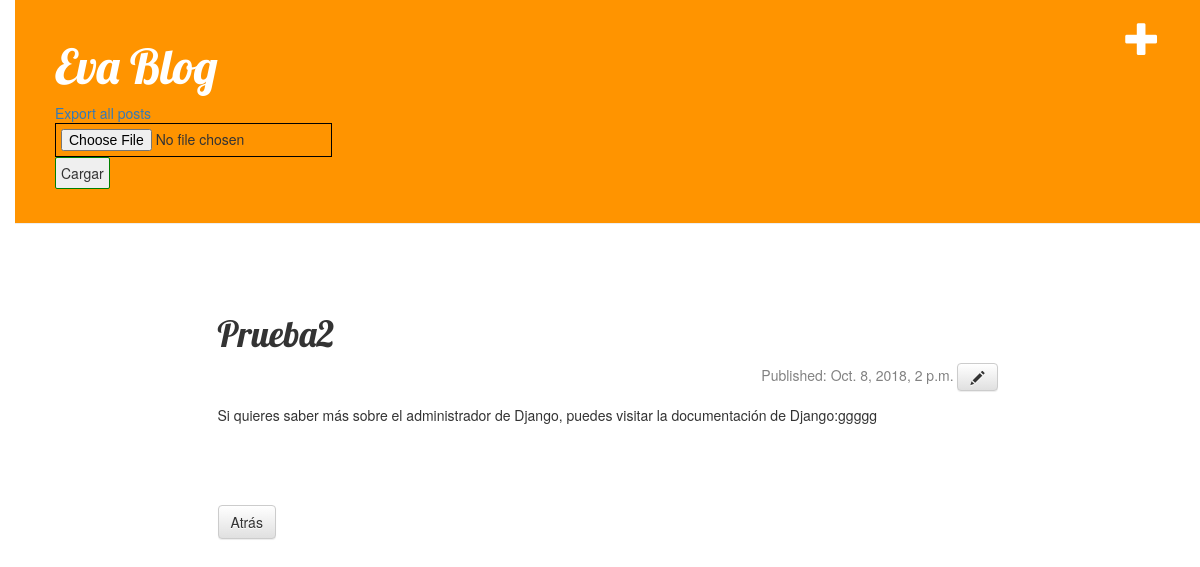
Screenshot of /post/3/ with the database file from the repository.
### blog/models.py (models this page shows, shortened)
class Post(models.Model):
        author = models.ForeignKey('auth.User', on_delete=models.CASCADE)
        title = models.CharField(max_length=200)
        text = models.TextField()
        published_date = models.DateTimeField(default=timezone.now(), null=False)
        active = models.BooleanField(default=True)

### blog/views.py (the view)
# urls.py: url(r'^post/(?P<pk>[0-9]+)/$', views.post_detail, name='post_detail'),
def post_detail(request, pk):
    post = get_object_or_404(Post, pk=pk)
    return render(request, 'blog/post_detail.html', {'post': post})

### blog/templates/blog/post_detail.html
{% extends 'blog/base.html' %}
{% block content %}
<div class="post">
    <h1>{{ post.title }}</h1>
    <div class="date">
        Published: {{ post.published_date }}
        <a class="btn btn-default" href="{% url 'post_edit' pk=post.pk %}"><span class="glyphicon glyphicon-pencil"></span></a>
    </div>
    <p>{{ post.text|linebreaksbr }}</p>
</div>
<a class="btn btn-default" href="/">Atr&aacute;s</a>
{% endblock %}

### blog/static/css/blog.css (style rules this page uses)
body { padding-left: 15px; }
h1, h2, h3, h4 { font-family: 'Lobster', cursive; }
.date { padding: 0; float: right; color: #828282; }
.post { margin: 70px 0; }
.post p { margin-top: 1em; width: 100%; display: inline-block; }

### rows the page displays
Post: title "Prueba2", published_date "Oct. 8, 2018, 2 p.m.", text "Si quieres saber más sobre el administrador de Django, puedes visitar la documentación de Django:ggggg"
